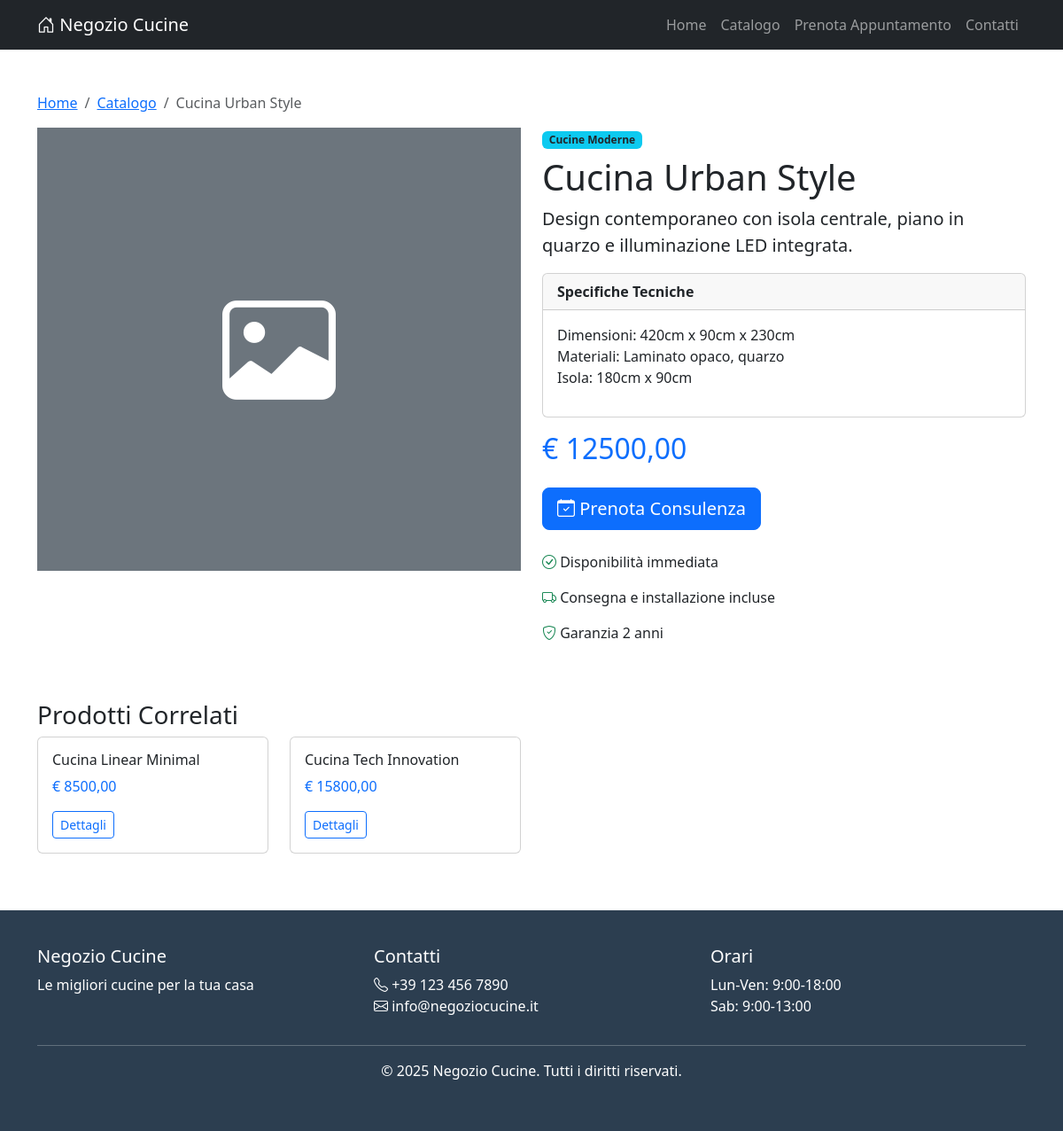
Page /prodotto/cucina-urban-style/ on the committed database.
### prodotti/models.py (models this page shows, shortened)
class Prodotto(models.Model):
    categoria = models.ForeignKey(
        Categoria,
        on_delete=models.CASCADE,
        related_name='prodotti',
        verbose_name="Categoria"
    )
    nome = models.CharField(max_length=200, verbose_name="Nome Prodotto")
    slug = models.SlugField(max_length=220, unique=True, blank=True)
    descrizione = models.TextField(verbose_name="Descrizione")
    specifiche_tecniche = models.TextField(blank=True, verbose_name="Specifiche Tecniche")
    prezzo_base = models.DecimalField(
        max_digits=10,
        decimal_places=2,
        verbose_name="Prezzo Base (€)"
    )
    disponibile = models.BooleanField(default=True, verbose_name="Disponibile")
    in_evidenza = models.BooleanField(default=False, verbose_name="In Evidenza")
    data_creazione = models.DateTimeField(auto_now_add=True)
    data_aggiornamento = models.DateTimeField(auto_now=True)
    class Meta:
        verbose_name = "Prodotto"
        verbose_name_plural = "Prodotti"
        ordering = ['-in_evidenza', 'nome']
    def get_immagine_principale(self):
        immagine = self.immagini.first()
        return immagine.file_immagine.url if immagine else None

class Categoria(models.Model):
    nome = models.CharField(max_length=100, verbose_name="Nome Categoria")
    slug = models.SlugField(max_length=120, unique=True, blank=True)
    descrizione = models.TextField(blank=True, verbose_name="Descrizione")
    ordine = models.IntegerField(default=0, verbose_name="Ordine di visualizzazione")
    class Meta:
        verbose_name = "Categoria"
        verbose_name_plural = "Categorie"
        ordering = ['ordine', 'nome']

### prodotti/views.py (the view)
# urls.py: path('prodotto/<slug:slug>/', views.ProdottoDetailView.as_view(), name='dettaglio'),
class ProdottoDetailView(DetailView):
    model = Prodotto
    template_name = 'prodotti/prodotto_dettaglio.html'
    context_object_name = 'prodotto'
    slug_field = 'slug'
    def get_context_data(self, **kwargs):
        context = super().get_context_data(**kwargs)
        context['prodotti_correlati'] = Prodotto.objects.filter(
            categoria=self.object.categoria,
            disponibile=True
        ).exclude(id=self.object.id)[:4]
        return context

### templates/prodotti/prodotto_dettaglio.html (shortened to what this page needs)
{% extends 'base.html' %}
{% block content %}
<div class="container my-5">
    <nav aria-label="breadcrumb">
        <ol class="breadcrumb">
            <li class="breadcrumb-item"><a href="{% url 'prodotti:homepage' %}">Home</a></li>
            <li class="breadcrumb-item"><a href="{% url 'prodotti:catalogo' %}">Catalogo</a></li>
            <li class="breadcrumb-item active">{{ prodotto.nome }}</li>
        </ol>
    </nav>
    <div class="row">
        <div class="col-md-6">
            {% if prodotto.immagini.all %}
            <div id="carouselProdotto" class="carousel slide" data-bs-ride="carousel">
                <div class="carousel-inner">
                    {% for immagine in prodotto.immagini.all %}
                    <div class="carousel-item {% if forloop.first %}active{% endif %}">
                        <img src="{{ immagine.file_immagine.url }}" class="d-block w-100" alt="{{ immagine.alt_text }}" style="height: 500px; object-fit: cover;">
                    </div>
                    {% endfor %}
                </div>
                {% if prodotto.immagini.count > 1 %}
                <button class="carousel-control-prev" type="button" data-bs-target="#carouselProdotto" data-bs-slide="prev">
                    <span class="carousel-control-prev-icon"></span>
                </button>
                <button class="carousel-control-next" type="button" data-bs-target="#carouselProdotto" data-bs-slide="next">
                    <span class="carousel-control-next-icon"></span>
                </button>
                {% endif %}
            </div>
            {% else %}
            <div class="bg-secondary d-flex align-items-center justify-content-center" style="height: 500px;">
                <i class="bi bi-image" style="font-size: 8rem; color: white;"></i>
            </div>
            {% endif %}
        </div>
        <div class="col-md-6">
            <span class="badge bg-info text-dark mb-2">{{ prodotto.categoria.nome }}</span>
            <h1>{{ prodotto.nome }}</h1>
            <p class="lead">{{ prodotto.descrizione }}</p>
            {% if prodotto.specifiche_tecniche %}
            <div class="card mb-3">
                <div class="card-header">
                    <strong>Specifiche Tecniche</strong>
                </div>
                <div class="card-body">
                    {{ prodotto.specifiche_tecniche|linebreaks }}
                </div>
            </div>
            {% endif %}
            <h2 class="text-primary">€ {{ prodotto.prezzo_base }}</h2>
            <div class="mt-4">
                <a href="{% url 'clienti:prenota' %}" class="btn btn-primary btn-lg">
                    <i class="bi bi-calendar-check"></i> Prenota Consulenza
                </a>
            </div>
            <div class="mt-4">
                <p><i class="bi bi-check-circle text-success"></i> Disponibilità immediata</p>
                <p><i class="bi bi-truck text-success"></i> Consegna e installazione incluse</p>
                <p><i class="bi bi-shield-check text-success"></i> Garanzia 2 anni</p>
            </div>
        </div>
    </div>
    {% if prodotti_correlati %}
    <div class="mt-5">
        <h3>Prodotti Correlati</h3>
        <div class="row">
            {% for prodotto_correlato in prodotti_correlati %}
            <div class="col-md-3 mb-3">
                <div class="card">
                    <div class="card-body">
                        <h6 class="card-title">{{ prodotto_correlato.nome }}</h6>
                        <p class="text-primary">€ {{ prodotto_correlato.prezzo_base }}</p>
                        <a href="{% url 'prodotti:dettaglio' prodotto_correlato.slug %}" class="btn btn-sm btn-outline-primary">Dettagli</a>
                    </div>
                </div>
            </div>
            {% endfor %}
        </div>
    </div>
    {% endif %}
</div>
{% endblock %}

### rows in the picture
Prodotto: nome "Cucina Urban Style", categoria.nome "Cucine Moderne", descrizione "Design contemporaneo con isola centrale, piano in quarzo e illuminazione LED integrata.", specifiche_tecniche "Dimensioni: 420cm x 90cm x 230cm Materiali: Laminato opaco, quarzo Isola: 180cm x 90cm", prezzo_base "12500,00"
Prodotto: nome "Cucina Linear Minimal", prezzo_base "8500,00"
Prodotto: nome "Cucina Tech Innovation", prezzo_base "15800,00"
